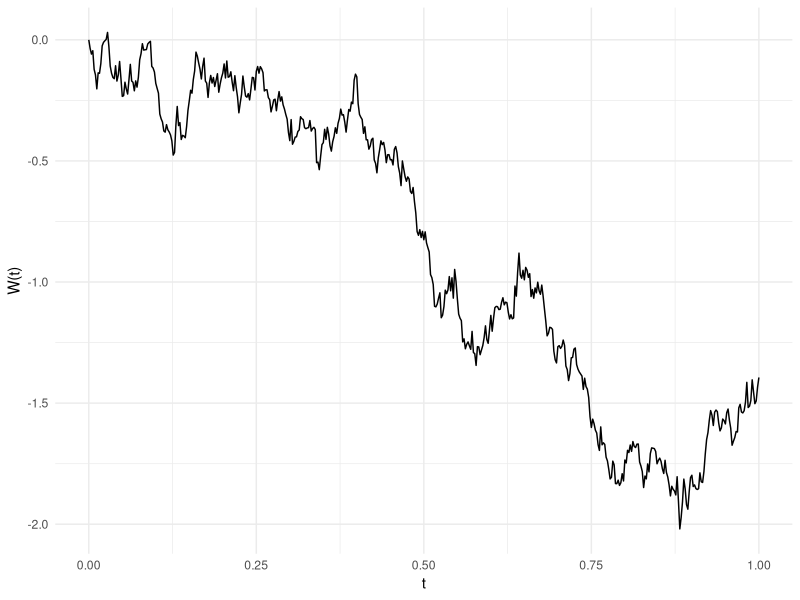
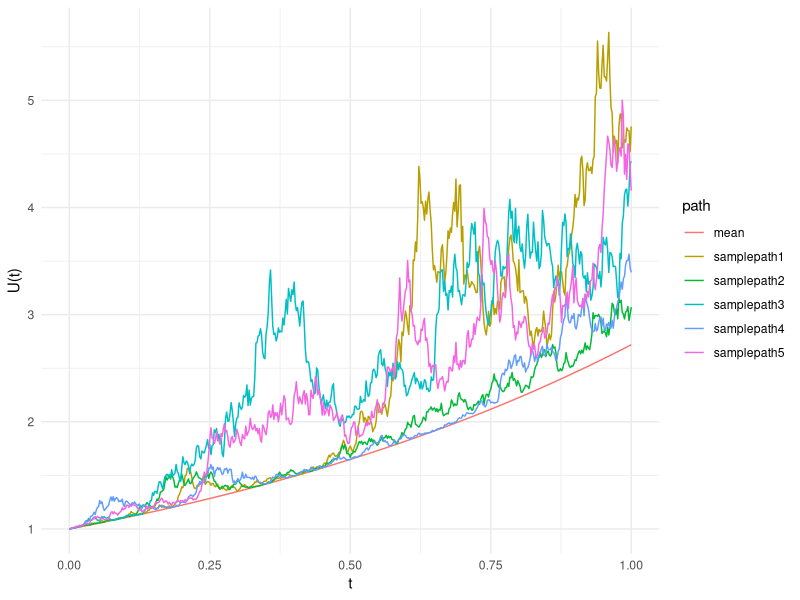
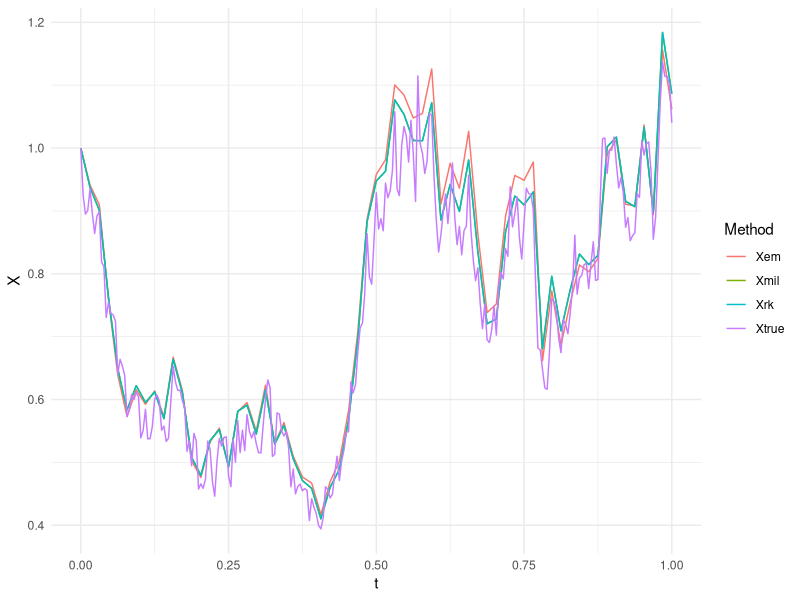

Write R code to recreate these figures, in order. (Note: this script raises an error after producing the figures.)
## ---- chunk 1
knitr::opts_chunk$set(echo = TRUE)
## ---- chunk 2
library(tidyverse)
library(magrittr)
## ---- chunk 3
# generates m brownian paths along t
brownian = function(t, m, d = FALSE) {
  dt = diff(t)
  entries = rep(sqrt(dt), each = m) * rnorm(length(dt) * m)
  dB = matrix(entries, byrow = TRUE, nrow = length(dt))
  if (d) {
    dB
  } else {
    rbind(double(m), apply(dB, 2, cumsum))
  }
}
## ---- chunk 4
t = seq(0, 1, by = 1/500)
W = brownian(t, 1)
data.frame(t = t, W = W) %>%
  ggplot(aes(x = t, y = W)) + geom_path() + ylab("W(t)") +
  theme_minimal()
## ---- chunk 5
t = seq(0, 1, by = 1/500)
m = 1000
W = brownian(t, m)
W2 = cbind(W[, 1:5], rowSums(W)/m)
colnames(W2) = c(paste0("samplepath", 1:5), "mean")

df = apply(W2, 2, function(W) exp(t + W^2/2)) %>% as.data.frame
df$t = t

df %>% gather(path, y, -t) %>%
  ggplot(aes(x = t, y = y, color = path)) + geom_path() +
  ylab("U(t)") + theme_minimal()
## ---- chunk 6
# generates m integral paths of dX = fdt + gdW along t
# using euler-maruyama method
eulerMaruyama = function(f, g, t, x0, m = NULL, dB = NULL) {
  dt = diff(t)
  
  if (is.null(dB)) {
    dB = brownian(t, m, d = TRUE)
  }
  
  X = rbind(x0, dB)
  
  for (i in 1:length(dt)) {
    X[i+1,] = X[i,] + f(t[i], X[i,])*dt[i] + g(t[i], X[i,])*dB[i,] 
  }
  
  X
}

weakEM = function(f, g, t, x0, m = NULL, dB = NULL) {
  dt = diff(t)
  
  if (is.null(dB)) {
    dB = brownian(t, m, d = TRUE)
  }
  
  X = rbind(x0, dB)
  
  for (i in 1:length(dt)) {
    X[i+1,] = X[i,] + f(t[i], X[i,])*dt[i] + g(t[i], X[i,])*sqrt(dt[i])*sign(dB[i,]) 
  }
  
  X
}


# generates m integral paths of dX = fdt + gdW along t
# using milstein's method
milstein = function(f, g, gx, t, x0, m = NULL, dB = NULL) {
  dt = diff(t)
  
  if (is.null(dB)) {
    dB = brownian(t, m, d = TRUE)
  }
  
  X = rbind(x0, dB)
  
  for (i in 1:length(dt)) {
    X[i+1,] = X[i,] + f(t[i], X[i,])*dt[i] + g(t[i], X[i,])*dB[i,] +
      .5*g(t[i], X[i,])*gx(t[i], X[i,])*(dB[i,]*dB[i,] - dt[i])
  }
  
  X
}

# generates m integral paths of dX = fdt + gdW along t
# using strong order 1 runge-kutta
stochasticRK = function(f, g, t, x0, m = NULL, dB = NULL) {
  dt = diff(t)
  
  if (is.null(dB)) {
    dB = brownian(t, m, d = TRUE)
  }
  
  X = rbind(x0, dB)
  
  for (i in 1:length(dt)) {
    gi = g(t[i], X[i,])
    X[i+1,] = X[i,] + f(t[i], X[i,])*dt[i] + gi*dB[i,] +
      .5*(g(t[i], X[i,] + gi*sqrt(dt[i])) - gi)*(dB[i,]*dB[i,] - dt[i]) / sqrt(dt[i])
  }
  
  X
}
## ---- chunk 7
lambda = 2
mu = 1
X0 = 1
t = seq(0, 1, by = 2^(-8))
f = function(t, X) lambda*X
g = function(t, X) mu*X
gx = function(t, X) mu

sumeach = function(x, n) {
  matrix(x, byrow = TRUE, ncol = n) %>% rowSums()
}

W = brownian(t, 1)
dW = diff(W)
Xtrue = X0 * exp((lambda - mu*mu/2)*t + mu*W)

t2 = seq(0, 1, by = 2^(-6))
Xem = eulerMaruyama(f, g, t2, X0, dB = matrix(sumeach(dW, 4), ncol = 1))
Xwem = weakEM(f, g, t2, X0, dB = matrix(sumeach(dW, 4), ncol = 1))
Xmil = milstein(f, g, gx, t2, X0, dB = matrix(sumeach(dW, 4), ncol = 1))
Xrk = stochasticRK(f, g, t2, X0, dB = matrix(sumeach(dW, 4), ncol = 1))

left_join(data.frame(t, Xtrue), data.frame(t = t2, Xem, Xmil, Xrk)) %>%
  gather(Method, y, -t) %>%
  filter(!is.na(y)) %>%
  ggplot(aes(x = t, y = y, color = Method)) + geom_path() +
  ylab("X") + theme_minimal()
## ---- chunk 8
t = seq(0, 1, by = 2^(-9))
m = 50000
dW = brownian(t, m, d = TRUE)
W = rbind(double(m), apply(dW, 2, cumsum))
Xtrue = X0 * exp((lambda - mu*mu/2)*t + mu*W)
  
# gera uma lista de runs de tamanhos 512 x 1000, 256 x 1000, ..., 32 x 1000 
# a partir dos mesmos runs dW 512 x 1000
dWs = map(1:5, function(i) {
  apply(dW, 2, partial(sumeach, n = 2^(i - 1)))
})
## ---- chunk 9
map_dfr(1:5, function(i) {
  dt = 2^(i-10)
  
  Xem = eulerMaruyama(f, g, seq(0, 1, by = dt), X0, dB = dWs[[i]])
  Xwem = weakEM(f, g, seq(0, 1, by = dt), X0, dB = dWs[[i]])
  Xmil = milstein(f, g, gx, seq(0, 1, by = dt), X0, dB = dWs[[i]])
  Xrk = stochasticRK(f, g, seq(0, 1, by = dt), X0, dB = dWs[[i]])
  
  data.frame(
    dt = dt,
    em.strong = mean(abs(tail(Xtrue, 1) - tail(Xem, 1))),
    em.weak = abs(exp(lambda) - mean(tail(Xem, 1))),
    wem.strong = mean(abs(tail(Xtrue, 1) - tail(Xwem, 1))),
    wem.weak = abs(exp(lambda) - mean(tail(Xwem, 1))),
    mil.strong = mean(abs(tail(Xtrue, 1) - tail(Xmil, 1))),
    mil.weak = abs(exp(lambda) - mean(tail(Xmil, 1))),
    rk.strong = mean(abs(tail(Xtrue, 1) - tail(Xrk, 1))),
    rk.weak = abs(exp(lambda) - mean(tail(Xrk, 1)))
  )
}) %>% 
  gather(type, err, -dt) %>%
  group_by(type) %>%
  mutate(
    b = coef(lm(log(err) ~ log(dt)))[1], 
    a = coef(lm(log(err) ~ log(dt)))[2],
    err_hat = exp(b)*dt^a
  ) %>%
  ggplot() + theme_minimal() + coord_trans(x = "log", y = "log") + 
  geom_point(aes(x = dt, y = err)) + 
  geom_path(aes(x = dt, y = err_hat), linetype = "dashed") +
  geom_path(aes(x = dt, 
                y = case_when(
                  type == "em.strong" ~ dt^.5, 
                  type == "wem.strong" ~ 1,
                  TRUE ~ dt
                )), 
            color = "red", linetype = "dashed") +
  facet_wrap(~ type)
